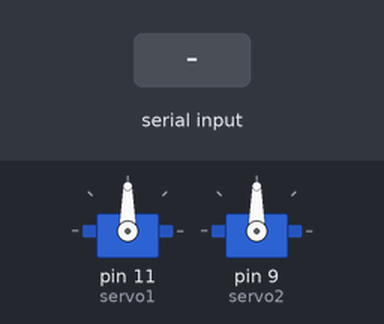
The sketch below on a simulated Arduino Uno, built with avr-gcc and run on an emulated ATmega328P. Shown: 2 × servo. Inputs (shaded band) come from the test bench.

Above: at 1.2 s.
1.3 s: "90,45\n" received over Serial
At 1.6 s:
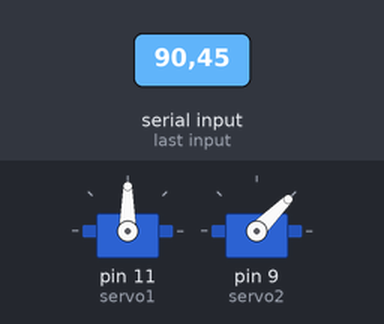
2.8 s: "30,150\n" received over Serial
At 4.0 s:
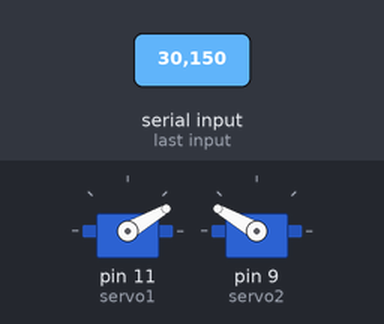
4.3 s: "1,90\n" received over Serial
At 5.1 s:
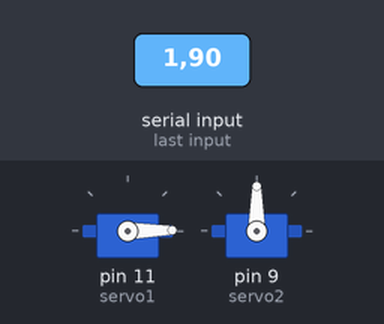
Timing chart, 0 to 7.3 s (numbered marks = the images above; inputs shaded):
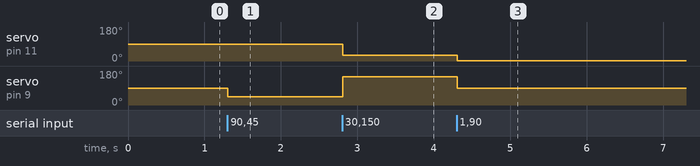

Measured:
- after the input at 1.3 s, servo on pin 9 (servo2): 90° → 45° at once
- after the input at 2.8 s, servo on pin 11 (servo1): 90° → 30° at once; servo on pin 9 (servo2): 45° → 150° at once
- after the input at 4.3 s, servo on pin 11 (servo1): 30° → 1° at once; servo on pin 9 (servo2): 150° → 90° at once

The sketch:

servo_control.ino
```cpp
#include <Servo.h>

// Define variables
int angle;
Servo servo1;  // Create a servo object for servo motor 1
Servo servo2;  // Create a servo object for servo motor 2

void setup() {
  servo1.attach(11);  // Attach servo motor 1 to pin 11
  servo2.attach(9);   // Attach servo motor 2 to pin 9
  Serial.begin(9600); // Initialize serial communication
}

void loop() {
  // Check if there is data available to read from serial
  while (Serial.available() > 0) {
    // Read the incoming data until newline character ('\n')
    String incomingData = Serial.readStringUntil('\n');
    // Find the index of comma (',') in the incoming data
    int commaIndex = incomingData.indexOf(',');
    // If comma is found in the incoming data
    if (commaIndex != -1) {
      // Extract the first part of the data and convert it to integer
      int value1 = incomingData.substring(0, commaIndex).toInt();
      // Extract the second part of the data and convert it to integer
      int value2 = incomingData.substring(commaIndex + 1).toInt();

      // Write the first value to servo motor 1
      servo1.write(value1);
      // Write the second value to servo motor 2
      servo2.write(value2);
    }
  }
}
```
